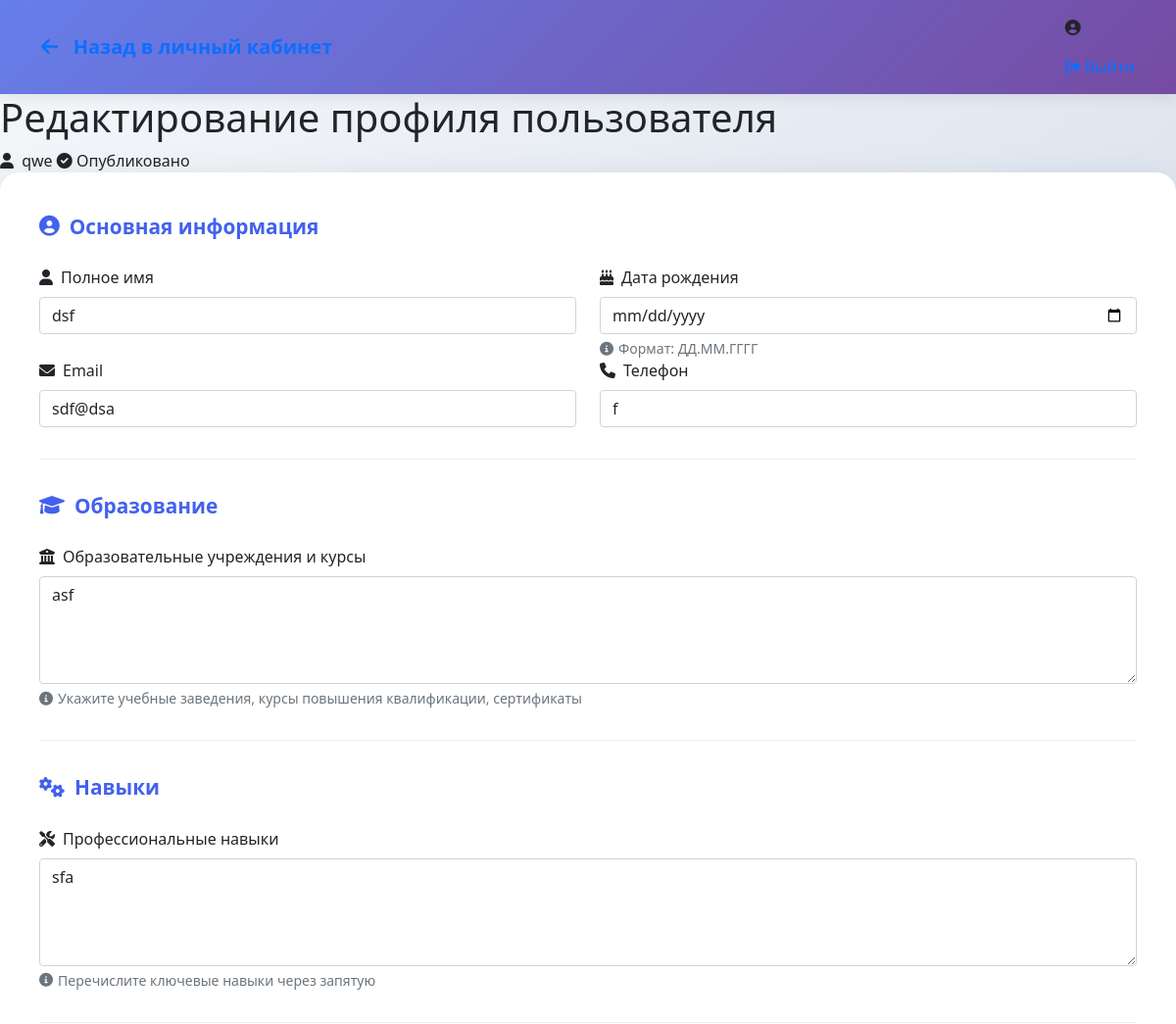
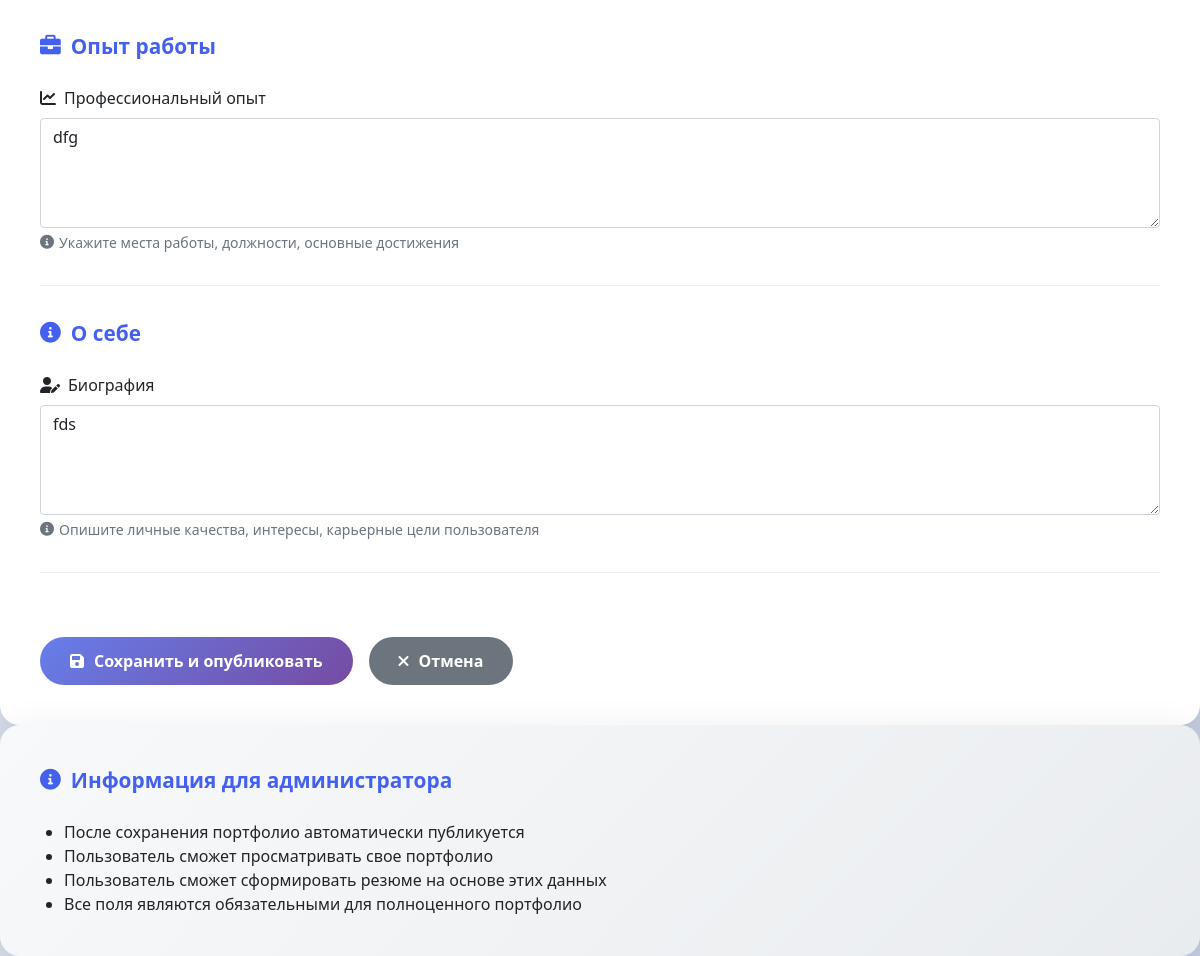
Screenshot of /admin/edit_user/4 (signed in) with the database file from the repository (2 pictures, top to bottom).
### tables this page shows
CREATE TABLE users (
    id INTEGER PRIMARY KEY,
    username TEXT NOT NULL,
    password TEXT NOT NULL
    );

CREATE TABLE user_profiles (
        id INTEGER PRIMARY KEY AUTOINCREMENT,
        user_id INTEGER,
        full_name TEXT,
        email TEXT,
        phone TEXT,
        bio TEXT,
        skills TEXT,
        experience TEXT,
        education TEXT,
        is_completed BOOLEAN DEFAULT FALSE, birth_date TEXT,
        FOREIGN KEY (user_id) REFERENCES users (id)
    );

### main.py (the view, shortened to what this page needs)
@app.route('/admin/edit_user/<int:user_id>', methods=['GET', 'POST'])
def edit_user(user_id):
    if 'username' not in session or session['username'] != 'admin':
        return redirect('/login')
    connection = get_db_connection()
    try:
        user = connection.execute('SELECT * FROM users WHERE id = ?', (user_id,)).fetchone()
        profile = connection.execute('SELECT * FROM user_profiles WHERE user_id = ?', (user_id,)).fetchone()
    except Exception as e:
        print(f"Ошибка получения данных: {e}")
        user = None
        profile = None
    finally:
        connection.close()
    if not user:
        flash('Пользователь не найден', 'error')
        return redirect('/admin')
    return render_template('edit_user.html', user=user, profile=profile)

### main.py (called while the page is built)
def get_db_connection():
    conn = sqlite3.connect('users.db')
    conn.row_factory = sqlite3.Row
    return conn

### templates/edit_user.html (shortened to what this page needs)
<!DOCTYPE html>
<html lang="ru">
<head>
    <link href="{{ url_for('static', filename='css/style.css') }}" rel="stylesheet">
    <link href="https://cdn.jsdelivr.net/npm/bootstrap@5.1.3/dist/css/bootstrap.min.css" rel="stylesheet">
    <link rel="stylesheet" href="https://cdnjs.cloudflare.com/ajax/libs/font-awesome/6.0.0/css/all.min.css">
</head>
<body class="form-fullpage">
    <nav class="navbar">
        <div class="container">
            <a class="navbar-brand" href="/user">
                <i class="fas fa-arrow-left"></i>
                <span>Назад в личный кабинет</span>
            </a>
            <div class="navbar-nav">
                <span class="navbar-text me-3">
                    <i class="fas fa-user-circle me-1"></i> {{ username }}
                </span>
                <a class="nav-link" href="/logout">
                    <i class="fas fa-sign-out-alt"></i> Выйти
                </a>
            </div>
        </div>
    </nav>
    <div class="main-container">
        <div class="page-header fade-in">
            <h1>Редактирование профиля пользователя</h1>
            <div class="user-info">
                <i class="fas fa-user me-1"></i>
                {{ user.username }}
                {% if profile and profile.is_completed %}
                <span class="user-status status-completed">
                    <i class="fas fa-check-circle"></i> Опубликовано
                </span>
                {% elif profile and profile.full_name %}
                <span class="user-status status-pending">
                    <i class="fas fa-clock"></i> На проверке
                </span>
                {% else %}
                <span class="user-status status-empty">
                    <i class="fas fa-times-circle"></i> Не заполнено
                </span>
                {% endif %}
            </div>
        </div>
        <div class="form-card fade-in">
            <form method="POST" action="/admin/edit_user/{{ user.id }}">
                <div class="form-section">
                    <div class="section-header">
                        <i class="fas fa-user-circle"></i>
                        Основная информация
                    </div>
                    <div class="row">
                        <div class="col-md-6">
                            <div class="form-group">
                                <label class="form-label">
                                    <i class="fas fa-user"></i>
                                    Полное имя
                                </label>
                                <input type="text"
                                       class="form-control"
                                       id="full_name"
                                       name="full_name"
                                       value="{{ profile.full_name if profile else '' }}"
                                       placeholder="Введите полное имя пользователя">
                            </div>
                        </div>
                        <div class="col-md-6">
                            <div class="form-group">
                                <label class="form-label">
                                    <i class="fas fa-birthday-cake"></i>
                                    Дата рождения
                                </label>
                                <input type="date"
                                       class="form-control"
                                       id="birth_date"
                                       name="birth_date"
                                       value="{{ profile.birth_date if profile else '' }}">
                                <div class="form-text">
                                    <i class="fas fa-info-circle"></i>
                                    Формат: ДД.ММ.ГГГГ
                                </div>
                            </div>
                        </div>
                    </div>
                    <div class="row">
                        <div class="col-md-6">
                            <div class="form-group">
                                <label class="form-label">
                                    <i class="fas fa-envelope"></i>
                                    Email
                                </label>
                                <input type="email"
                                       class="form-control"
                                       id="email"
                                       name="email"
                                       value="{{ profile.email if profile else '' }}"
                                       placeholder="example@email.com">
                            </div>
                        </div>
                        <div class="col-md-6">
                            <div class="form-group">
                                <label class="form-label">
                                    <i class="fas fa-phone"></i>
                                    Телефон
                                </label>
                                <input type="tel"
                                       class="form-control"
                                       id="phone"
                                       name="phone"
                                       value="{{ profile.phone if profile else '' }}"
                                       placeholder="+7 (XXX) XXX-XX-XX">
                            </div>
                        </div>
                    </div>
                </div>
                <div class="form-section">
                    <div class="section-header">
                        <i class="fas fa-graduation-cap"></i>
                        Образование
                    </div>
                    <div class="form-group">
                        <label class="form-label">
                            <i class="fas fa-university"></i>
                            Образовательные учреждения и курсы
                        </label>
                        <textarea class="form-control"
                                  id="education"
                                  name="education"
                                  rows="4"
                                  placeholder="Опишите образование, курсы, сертификаты...">{{ profile.education if profile else '' }}</textarea>
                        <div class="form-text">
                            <i class="fas fa-info-circle"></i>
                            Укажите учебные заведения, курсы повышения квалификации, сертификаты
                        </div>
                    </div>
                </div>
                <div class="form-section">
                    <div class="section-header">
                        <i class="fas fa-cogs"></i>
                        Навыки
                    </div>
                    <div class="form-group">
                        <label class="form-label">
                            <i class="fas fa-tools"></i>
                            Профессиональные навыки
                        </label>
                        <textarea class="form-control"
                                  id="skills"
                                  name="skills"
                                  rows="4"
                                  placeholder="Опишите профессиональные навыки, умения, технологии...">{{ profile.skills if profile else '' }}</textarea>
                        <div class="form-text">
                            <i class="fas fa-info-circle"></i>
                            Перечислите ключевые навыки через запятую
                        </div>
                    </div>
                </div>
                <div class="form-section">
                    <div class="section-header">
                        <i class="fas fa-briefcase"></i>
                        Опыт работы
                    </div>
                    <div class="form-group">
                        <label class="form-label">
                            <i class="fas fa-chart-line"></i>
                            Профессиональный опыт
                        </label>
                        <textarea class="form-control"
                                  id="experience"
                                  name="experience"
                                  rows="4"
                                  placeholder="Опишите профессиональный опыт, должности, проекты...">{{ profile.experience if profile else '' }}</textarea>
                        <div class="form-text">
                            <i class="fas fa-info-circle"></i>
                            Укажите места работы, должности, основные достижения
                        </div>
                    </div>
                </div>
                <div class="form-section">
                    <div class="section-header">
                        <i class="fas fa-info-circle"></i>
                        О себе
                    </div>
                    <div class="form-group">
                        <label class="form-label">
                            <i class="fas fa-user-edit"></i>
                            Биография
                        </label>
                        <textarea class="form-control"
                                  id="bio"
                                  name="bio"
                                  rows="4"
                                  placeholder="Расскажите о пользователе, его интересах, целях, личных качествах...">{{ profile.bio if profile else '' }}</textarea>
                        <div class="form-text">
                            <i class="fas fa-info-circle"></i>
                            Опишите личные качества, интересы, карьерные цели пользователя
                        </div>
                    </div>
                </div>
                <div class="btn-group">
                    <button type="submit" class="btn-submit">
                        <i class="fas fa-save"></i>
                        Сохранить и опубликовать
                    </button>
                    <a href="/admin" class="btn-cancel">
                        <i class="fas fa-times"></i>
                        Отмена
                    </a>
                </div>
            </form>
        </div>
        <div class="form-card fade-in" style="background: linear-gradient(135deg, #f8f9fa 0%, #e9ecef 100%);">
            <div class="section-header">
                <i class="fas fa-info-circle"></i>
                Информация для администратора
            </div>
            <div class="form-text" style="font-size: 1rem; color: var(--dark);">
                <ul style="margin: 0; padding-left: 1.5rem;">
                    <li>После сохранения портфолио автоматически публикуется</li>
                    <li>Пользователь сможет просматривать свое портфолио</li>
                    <li>Пользователь сможет сформировать резюме на основе этих данных</li>
                    <li>Все поля являются обязательными для полноценного портфолио</li>
                </ul>
            </div>
        </div>
    </div>
</body>
</html>

### static/css/style.css (style rules this page uses)
:root { --primary: #4361ee; --secondary: #3a0ca3; --success: #4cc9f0; --warning: #f72585; --danger: #ff0054; --light: #f8f9fa; --dark: #212529; --gradient-primary: linear-gradient(135deg, #667eea 0%, #764ba2 100%); --gradient-success: linear-gradient(135deg, #28a745 0%, #20c997 100%); --gradient-warning: linear-gradient(135deg, #ffc107 0%, #fd7e14 100%); }
* { margin: 0; padding: 0; box-sizing: border-box; }
body { font-family: 'Segoe UI', Tahoma, Geneva, Verdana, sans-serif; line-height: 1.6; color: var(--dark); }
.navbar { background: var(--gradient-primary); box-shadow: 0 2px 15px rgba(0, 0, 0, 0.1); }
.navbar-brand { font-weight: 600; font-size: 1.2rem; }
.navbar-brand i { margin-right: 10px; }
.form-fullpage { background: linear-gradient(135deg, #f5f7fa 0%, #c3cfe2 100%); min-height: 100vh; }
.form-card { background: white; border-radius: 20px; padding: 2.5rem; box-shadow: 0 10px 40px rgba(0, 0, 0, 0.1); animation: slideUp 0.6s ease-out; }
.form-section { margin-bottom: 2rem; padding-bottom: 2rem; border-bottom: 1px solid #eee; }
.section-header { font-size: 1.3rem; font-weight: 600; margin-bottom: 1.5rem; color: var(--primary); display: flex; align-items: center; gap: 10px; }
.form-label { font-weight: 500; margin-bottom: 0.5rem; display: flex; align-items: center; gap: 8px; }
.form-control { border: 2px solid #e9ecef; border-radius: 10px; padding: 12px 15px; transition: all 0.3s ease; }
.form-text { font-size: 0.875rem; color: #6c757d; margin-top: 0.5rem; display: flex; align-items: center; gap: 5px; }
.btn-group { display: flex; gap: 1rem; margin-top: 2rem; justify-content: center; flex-wrap: wrap; }
.btn-submit { background: var(--gradient-primary); color: white; border: none; padding: 12px 30px; border-radius: 50px; font-weight: 600; cursor: pointer; transition: all 0.3s ease; display: flex; align-items: center; gap: 10px; }
.btn-cancel { background: #6c757d; color: white; border: none; padding: 12px 30px; border-radius: 50px; font-weight: 600; text-decoration: none; transition: all 0.3s ease; display: flex; align-items: center; gap: 10px; }
.fade-in { opacity: 0; transform: translateY(20px); animation: slideUp 0.6s ease-out forwards; }

### rows the page displays
users: username "qwe"
user_profiles: full_name "dsf", email "sdf@dsa", phone "f", education "asf", skills "sfa", experience "dfg", bio "fds"
